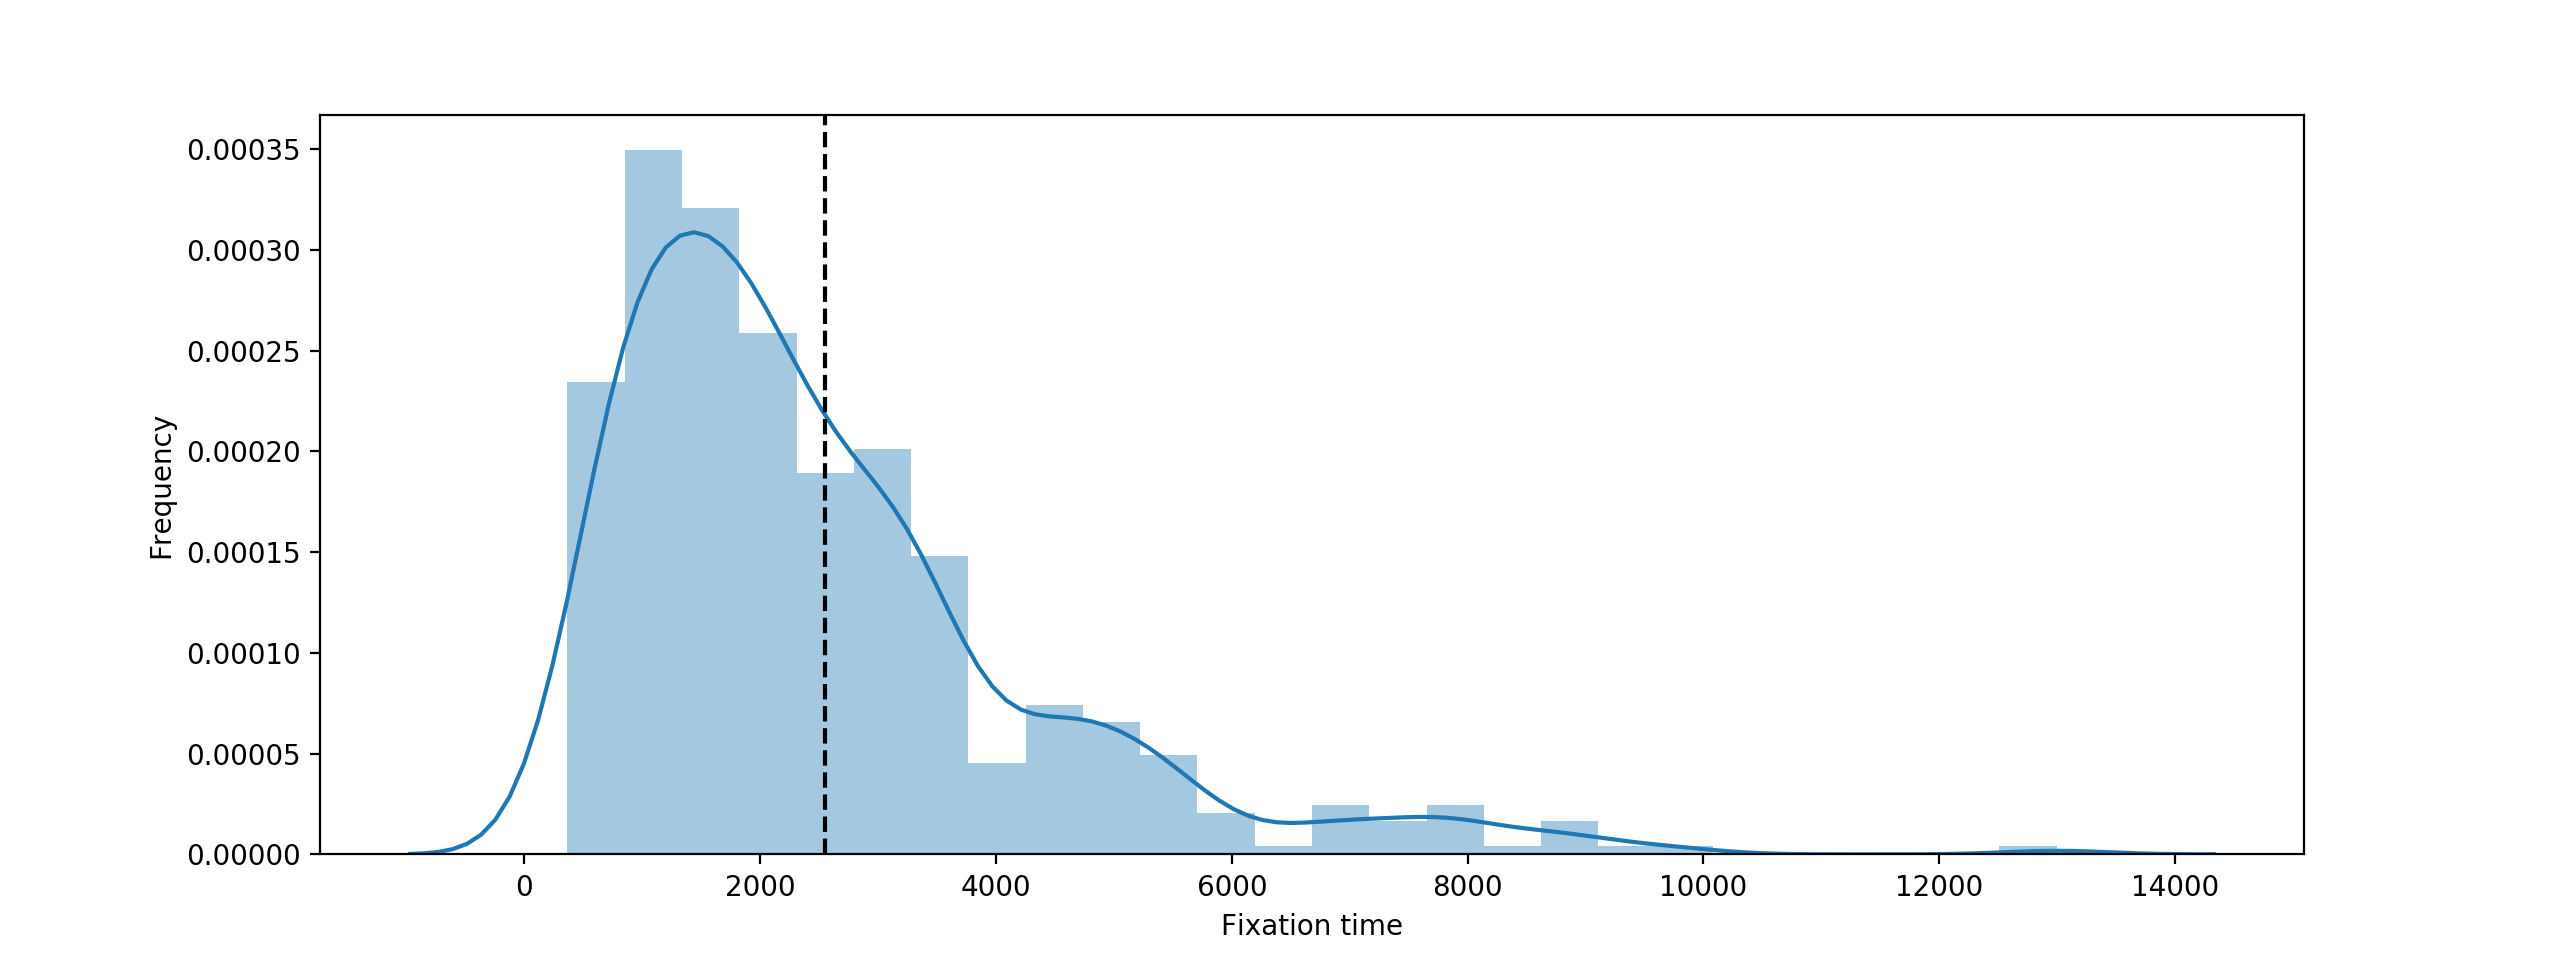

The Python source for this figure:
#!/usr/bin/env python3

import numpy as np
import matplotlib.pyplot as plt
import seaborn as sns
# s = 0
# N = 100
n1 = 0.5
def simulation(Q, N, s, repetitions=1000):
    N = int(2*N) 
    n1 = np.ones(repetitions, dtype=np.uint64) * Q * N 
    T = np.empty_like(n1)
    update = (n1 > 0) & (n1 < N)
    t = 0
    while update.any():
        t += 1
        p = n1 * (1 + s) / (N + n1 * s) 
        n1[update] = np.random.binomial(N, p[update])
        T[update] = t
        update = (n1 > 0) & (n1 < N)
    return n1 == N, T
fixations, times = simulation(Q=0.5, N=1000, s=0, repetitions=1000) #changed pop to 100
fixation_prob = fixations.mean()
fixation_time = times[fixations].mean()
w, h = plt.rcParams['figure.figsize']
fig, ax = plt.subplots(figsize=(2 * w, h))
sns.distplot(times[fixations], ax=ax)
ax.axvline(times[fixations].mean(), color='k', ls='--')
ax.set(xlabel='Fixation time', ylabel='Frequency')
plt.show() 
